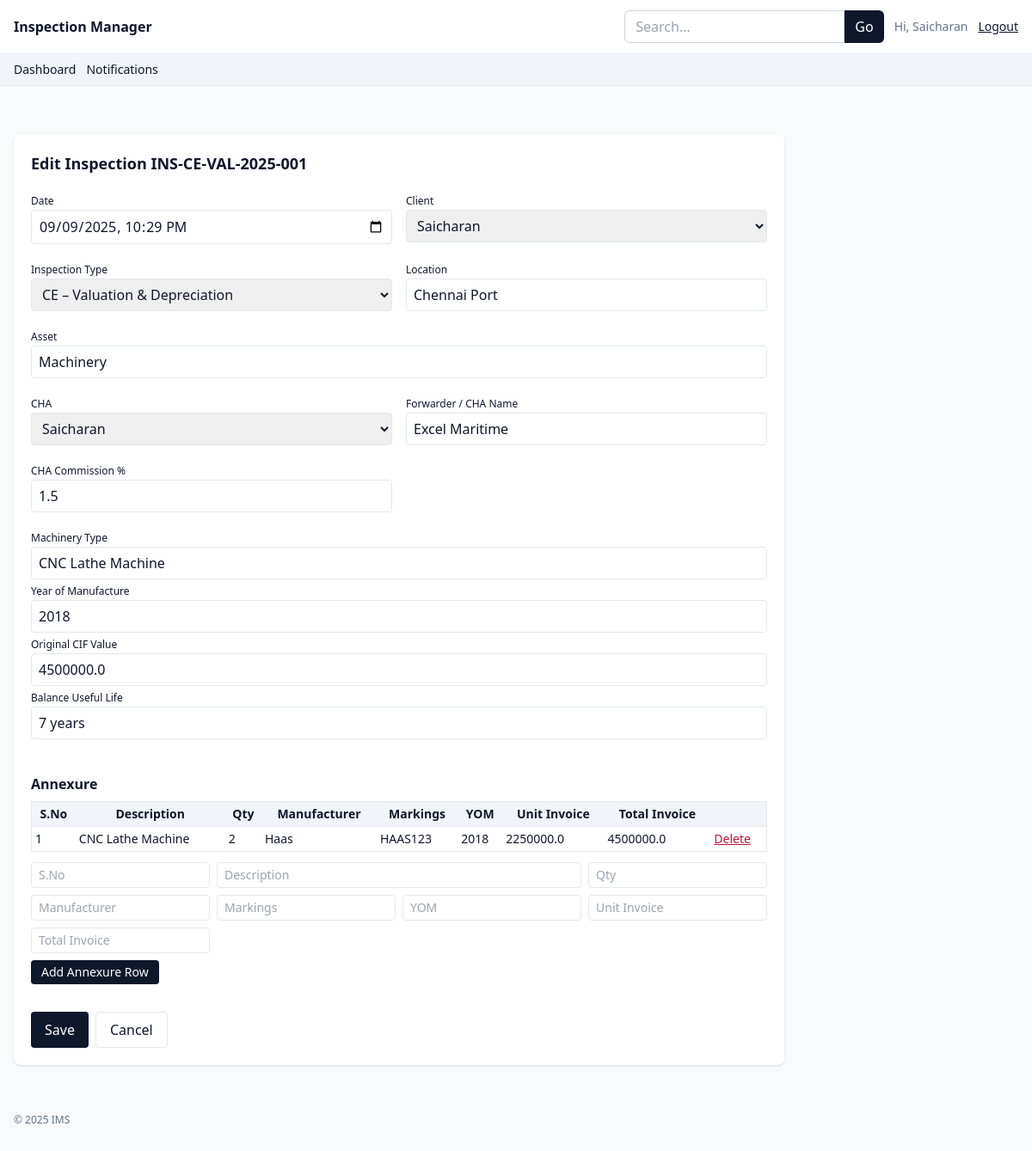
/inspections/1/edit (signed in), run on the app's committed database.
### app.py (models this page shows)
class Inspection(db.Model):
    __tablename__ = "inspection"
    id = db.Column(db.Integer, primary_key=True)
    public_id = db.Column(db.String(40), unique=True, index=True)
    seq_num = db.Column(db.Integer)  # sequence within type-year
    date = db.Column(db.DateTime, nullable=False, default=datetime.utcnow)
    inspection_type = db.Column(db.String(20), default=InspectionType.PSIC, nullable=False)
    client_id = db.Column(db.Integer, db.ForeignKey("client.id"))
    client = db.relationship("Client")
    location = db.Column(db.String(200))
    asset = db.Column(db.String(200))
    cha_id = db.Column(db.Integer, db.ForeignKey("cha.id"))
    cha = db.relationship("CHA")
    forwarder_name = db.Column(db.String(160))
    cha_commission_pct = db.Column(db.Float)  # optional override of CHA.commission_rate
    status = db.Column(db.String(40), default=InspectionStatus.DRAFT)
    engineer_id = db.Column(db.Integer, db.ForeignKey("user.id"))
    engineer = db.relationship("User")
    created_at = db.Column(db.DateTime, default=datetime.utcnow)
    scrap_type = db.Column(db.String(40))  # Metal / Plastic / Paper / Other
    container_count = db.Column(db.Integer)
    container_weight = db.Column(db.Float)  # tons
    container_notes = db.Column(db.Text)
    machinery_type = db.Column(db.String(160))
    year_of_manufacture = db.Column(db.Integer)
    original_cif_value = db.Column(db.Float)
    depreciation_pct = db.Column(db.Float)  # auto
    residual_value = db.Column(db.Float)    # auto
    balance_useful_life = db.Column(db.String(40))  # manual text like "3 years"
    goods_details = db.Column(db.Text)
    condition_notes = db.Column(db.Text)
    fair_market_value = db.Column(db.Float)

class Client(db.Model):
    __tablename__ = "client"
    id = db.Column(db.Integer, primary_key=True)
    name = db.Column(db.String(160), nullable=False)
    gst_number = db.Column(db.String(40))
    billing_address = db.Column(db.Text)

class CHA(db.Model):
    __tablename__ = "cha"
    id = db.Column(db.Integer, primary_key=True)
    name = db.Column(db.String(160), nullable=False)
    contact = db.Column(db.String(160))
    commission_rate = db.Column(db.Float, default=0.0)  # %

class Annexure(db.Model):
    __tablename__ = "annexure"
    id = db.Column(db.Integer, primary_key=True)
    inspection_id = db.Column(db.Integer, db.ForeignKey("inspection.id"))
    inspection = db.relationship("Inspection", backref=db.backref("annexures", lazy="dynamic"))
    sno = db.Column(db.Integer)
    description = db.Column(db.Text)
    qty = db.Column(db.Integer)
    manufacturer = db.Column(db.String(200))
    markings = db.Column(db.String(200))
    yom = db.Column(db.Integer)
    unit_invoice_value = db.Column(db.Float)
    total_invoice_value = db.Column(db.Float)
    unit_fob_price = db.Column(db.Float)
    unit_present_assessed_value = db.Column(db.Float)
    total_present_assessed_value = db.Column(db.Float)
    created_at = db.Column(db.DateTime, default=datetime.utcnow)

### app.py (the view, shortened to what this page needs)
@app.route("/inspections/<int:inspection_id>/edit", methods=["GET","POST"])
@role_required(Role.ADMIN, Role.ENGINEER)
def inspection_edit(inspection_id):
    i = Inspection.query.get_or_404(inspection_id)
    if session.get("role") == Role.ENGINEER and i.engineer_id != session.get("user_id"):
        flash("Unauthorized.", "danger"); return redirect(url_for("inspection_detail", inspection_id=inspection_id))
    clients = Client.query.order_by(Client.name.asc()).all()
    chas = CHA.query.order_by(CHA.name.asc()).all()
    engineers = User.query.filter(User.role == Role.ENGINEER).all()
    return render_template("inspection_edit.html", i=i, clients=clients, chas=chas, engineers=engineers)

### app.py (called while the page is built)
def role_required(*roles):
    def deco(fn):
        from functools import wraps
        @wraps(fn)
        def wrap(*a, **kw):
            if not session.get("user_id"):
                flash("Please login.", "warning")
                return redirect(url_for("login"))
            if roles and session.get("role") not in roles:
                flash("Unauthorized.", "danger")
                return redirect(url_for("dashboard"))
            return fn(*a, **kw)
        return wrap
    return deco

@app.context_processor
def inject_globals():
    return dict(
        Role=Role, InspectionStatus=InspectionStatus, InvoiceStatus=InvoiceStatus,
        ReportStatus=ReportStatus, CommissionStatus=CommissionStatus, now=datetime.utcnow,
        User=User, InspectionType=InspectionType
    )

### templates/inspection_edit.html (shortened to what this page needs)
{% extends "base.html" %}
{% block content %}
<div class="bg-white rounded-lg shadow p-5 max-w-4xl">
    <h1 class="text-lg font-semibold mb-4">Edit Inspection {{ i.public_id or ('#' ~ i.id) }}</h1>
    <form method="post" class="grid md:grid-cols-2 gap-4">
        <div>
            <label class="text-xs">Date</label>
            <input required type="datetime-local" name="date" value="{{ i.date.strftime('%Y-%m-%dT%H:%M') }}"
                class="w-full border rounded px-2 py-1.5">
        </div>
        <div>
            <label class="text-xs">Client</label>
            <select name="client_id" required class="w-full border rounded px-2 py-1.5">
                {% for c in clients %}
                <option value="{{ c.id }}" {% if i.client_id==c.id %}selected{% endif %}>{{ c.name }}</option>
                {% endfor %}
            </select>
        </div>
        <div>
            <label class="text-xs">Inspection Type</label>
            <select name="inspection_type" id="inspection_type" class="w-full border rounded px-2 py-1.5">
                {% for t in InspectionType.ALL %}
                <option value="{{ t }}" {% if i.inspection_type==t %}selected{% endif %}>
                    {{ InspectionType.CODE_TO_LABEL.get(t,t) }}
                </option>
                {% endfor %}
            </select>
        </div>
        <div>
            <label class="text-xs">Location</label>
            <input name="location" value="{{ i.location or '' }}" class="w-full border rounded px-2 py-1.5">
        </div>
        <div class="md:col-span-2">
            <label class="text-xs">Asset</label>
            <input name="asset" value="{{ i.asset or '' }}" class="w-full border rounded px-2 py-1.5">
        </div>
        <div>
            <label class="text-xs">CHA</label>
            <select name="cha_id" class="w-full border rounded px-2 py-1.5">
                {% for c in chas %}
                <option value="{{ c.id }}" {% if i.cha_id==c.id %}selected{% endif %}>{{ c.name }}</option>
                {% endfor %}
            </select>
        </div>
        <div>
            <label class="text-xs">Forwarder / CHA Name</label>
            <input name="forwarder_name" value="{{ i.forwarder_name or '' }}" class="w-full border rounded px-2 py-1.5">
        </div>
        <div>
            <label class="text-xs">CHA Commission %</label>
            <input name="cha_commission_pct" type="number" step="0.01" min="0" value="{{ i.cha_commission_pct or '' }}"
                class="w-full border rounded px-2 py-1.5">
        </div>
        <div class="md:col-span-2 type-block" data-type="CE_VAL" {% if i.inspection_type!='CE_VAL' %}hidden{% endif %}>
            <label class="text-xs">Machinery Type</label>
            <input name="machinery_type" value="{{ i.machinery_type or '' }}" class="w-full border rounded px-2 py-1.5">
            <label class="text-xs mt-2">Year of Manufacture</label>
            <input name="year_of_manufacture" type="number" value="{{ i.year_of_manufacture or '' }}"
                class="w-full border rounded px-2 py-1.5">
            <label class="text-xs mt-2">Original CIF Value</label>
            <input name="original_cif_value" type="number" step="0.01" value="{{ i.original_cif_value or '' }}"
                class="w-full border rounded px-2 py-1.5">
            <label class="text-xs mt-2">Balance Useful Life</label>
            <input name="balance_useful_life" value="{{ i.balance_useful_life or '' }}"
                class="w-full border rounded px-2 py-1.5">
        </div>
        {% if i.inspection_type in ['CE_VAL', 'CE_FIT'] %}
        <div class="md:col-span-2 mt-6">
            <h2 class="font-semibold mb-2">Annexure</h2>
            <table class="w-full text-sm border">
                <thead class="bg-slate-100">
                    <tr>
                        <th class="p-1">S.No</th>
                        <th class="p-1">Description</th>
                        <th class="p-1">Qty</th>
                        <th class="p-1">Manufacturer</th>
                        <th class="p-1">Markings</th>
                        <th class="p-1">YOM</th>
                        <th class="p-1">Unit Invoice</th>
                        <th class="p-1">Total Invoice</th>
                        <th class="p-1"></th>
                    </tr>
                </thead>
                <tbody>
                    {% for a in i.annexures %}
                    <tr class="border-t">
                        <td class="p-1">{{ a.sno }}</td>
                        <td class="p-1">{{ a.description }}</td>
                        <td class="p-1">{{ a.qty }}</td>
                        <td class="p-1">{{ a.manufacturer }}</td>
                        <td class="p-1">{{ a.markings }}</td>
                        <td class="p-1">{{ a.yom }}</td>
                        <td class="p-1">{{ a.unit_invoice_value }}</td>
                        <td class="p-1">{{ a.total_invoice_value }}</td>
                        <td class="p-1">
                            <form method="post" action="{{ url_for('annexure_delete', annexure_id=a.id) }}">
                                <button class="text-rose-700 underline">Delete</button>
                            </form>
                        </td>
                    </tr>
                    {% else %}
                    <tr>
                        <td colspan="9" class="p-2 text-slate-500">No annexure rows yet.</td>
                    </tr>
                    {% endfor %}
                </tbody>
            </table>
            <form method="post" action="{{ url_for('annexure_add', inspection_id=i.id) }}"
                class="grid grid-cols-4 gap-2 mt-3 text-sm">
                <input name="sno" placeholder="S.No" type="number" class="border rounded px-2 py-1">
                <input name="description" placeholder="Description" class="border rounded px-2 py-1 col-span-2">
                <input name="qty" placeholder="Qty" type="number" class="border rounded px-2 py-1">
                <input name="manufacturer" placeholder="Manufacturer" class="border rounded px-2 py-1">
                <input name="markings" placeholder="Markings" class="border rounded px-2 py-1">
                <input name="yom" placeholder="YOM" type="number" class="border rounded px-2 py-1">
                <input name="unit_invoice_value" placeholder="Unit Invoice" type="number" step="0.01"
                    class="border rounded px-2 py-1">
                <input name="total_invoice_value" placeholder="Total Invoice" type="number" step="0.01"
                    class="border rounded px-2 py-1">
                <div class="col-span-4">
                    <button class="bg-slate-900 text-white rounded px-3 py-1">Add Annexure Row</button>
                </div>
            </form>
        </div>
        {% endif %}
        <div class="md:col-span-2 flex gap-2 mt-4">
            <button class="bg-slate-900 text-white rounded px-4 py-2">Save</button>
            <a href="{{ url_for('inspection_detail', inspection_id=i.id) }}" class="rounded border px-4 py-2">Cancel</a>
        </div>
    </form>
</div>
{% endblock %}

### data on the page
Inspection: public "INS-CE-VAL-2025-001", date "09/09/2025 22:29", client_id "Saicharan", inspection_type "CE – Valuation & Depreciation", location "Chennai Port", asset "Machinery", cha_id "Saicharan", forwarder_name "Excel Maritime", cha_commission_pct "1.5", machinery_type "CNC Lathe Machine", year_of_manufacture "2018", original_cif_value "4500000.0", balance_useful_life "7 years"
Annexure: sno "1", description "CNC Lathe Machine", qty "2", manufacturer "Haas", markings "HAAS123", yom "2018", unit_invoice_value "2250000.0", total_invoice_value "4500000.0"

### other printed values
{{ session.get('user_name') }} "Saicharan"
